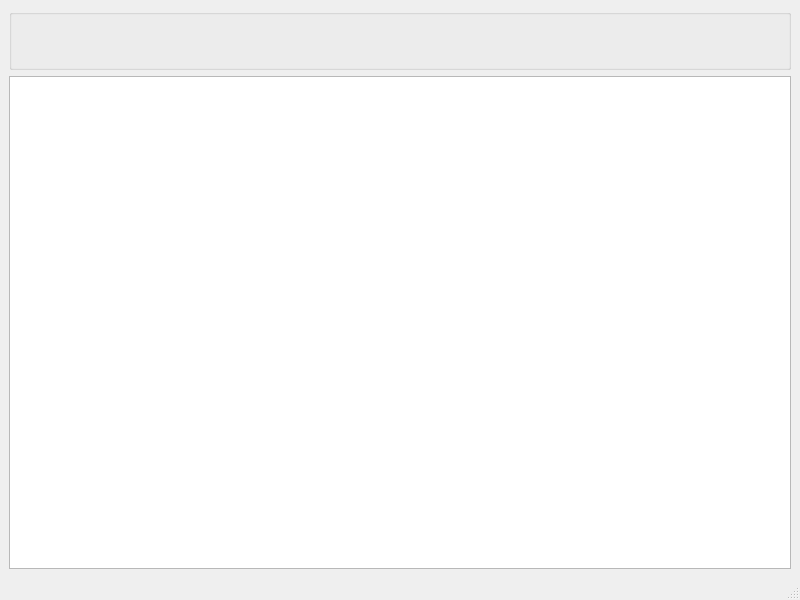
<?xml version="1.0" encoding="UTF-8"?>
<ui version="4.0">
 <class>MyMainWindow</class>
 <widget class="QMainWindow" name="MyMainWindow">
  <property name="geometry">
   <rect>
    <x>0</x>
    <y>0</y>
    <width>800</width>
    <height>600</height>
   </rect>
  </property>
  <property name="windowTitle">
   <string>MyMainWindow</string>
  </property>
  <widget class="QWidget" name="centralwidget">
   <layout class="QVBoxLayout" name="verticalLayout_2">
    <item>
     <widget class="QGroupBox" name="groupBox">
      <property name="title">
       <string/>
      </property>
      <layout class="QVBoxLayout" name="verticalLayout">
       <item>
        <widget class="QLabel" name="LabViewSize">
         <property name="text">
          <string/>
         </property>
        </widget>
       </item>
       <item>
        <widget class="QLabel" name="LabSceneRect">
         <property name="text">
          <string/>
         </property>
        </widget>
       </item>
      </layout>
     </widget>
    </item>
    <item>
     <widget class="MyGraphicsView" name="graphicsView"/>
    </item>
   </layout>
  </widget>
  <widget class="QStatusBar" name="statusbar"/>
 </widget>
 <customwidgets>
  <customwidget>
   <class>MyGraphicsView</class>
   <extends>QGraphicsView</extends>
   <header>mygraphicsview.h</header>
  </customwidget>
 </customwidgets>
 <resources/>
 <connections/>
</ui>
